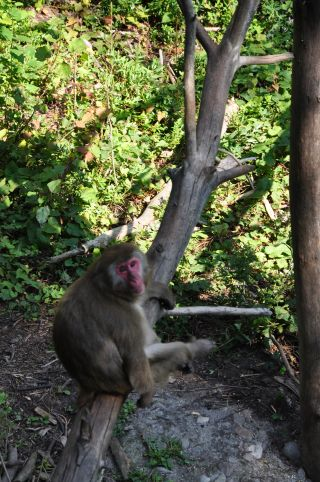
#> input picture dev_tools/opencv/practical_python_and_opencv/images/baboon1.jpg, 320 x 482 px
$ python mask.py --image images/baboon1.jpg
#> lines starting #> are read from the running program, lines starting #| are printed output that depends on the picture; after the words box and inside, x2 and y2 are one past the last pixel; in counts of white or black regions, pixels touching at a corner belong together
#!/usr/bin/env python
#coding=utf-8

'''
功能: 图像掩模 mask 计算
	提取感兴趣的图像内容(还可以使用crop).

Keep in mind:
	实际调用的还是 cv2.bitwise_and() 函数.
'''

import numpy as np
import argparse
import cv2
import os
import copy

ap = argparse.ArgumentParser()
ap.add_argument("-i", "--image", required=True,
	help = "Path to the image")

args = vars(ap.parse_args())

if os.path.exists(args["image"]):
	image = cv2.imread(args["image"])
#> image is the input picture: shape (482, 320, 3); mean B, G, R 65.5, 91.9, 86.2
	image_copy = copy.deepcopy(image)
	cv2.imshow("original", image)
	cv2.waitKey(0)


	(h, w) = image.shape[:2]
#> h = 482; w = 320
	mask = np.zeros((h, w), dtype = "uint8")

	# draw a white rectangle
	(c_x, c_y) = (w / 2, h / 2)
#> c_x = 160; c_y = 241
	cv2.rectangle(mask, (c_x - 75, c_y - 75), (c_x + 75, c_y + 75), 255, -1)
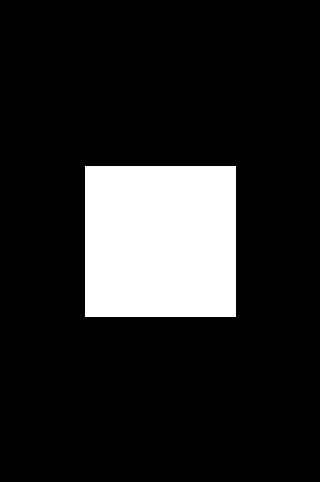
#> mask: shape (482, 320); 14.8% white; 1 white region, box (x1, y1, x2, y2) and area: (85, 166, 236, 317) 22801
	cv2.imshow("Mask", mask)
	cv2.waitKey(0)

	masked = cv2.bitwise_and(image, image, mask=mask)
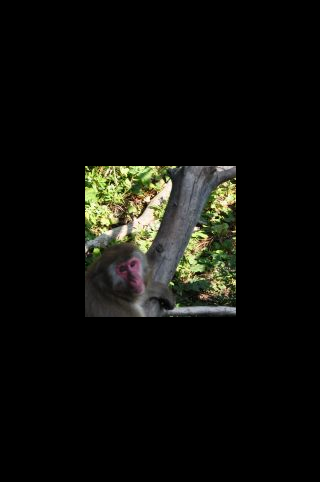
#> masked: shape (482, 320, 3); mean B, G, R 11.5, 15.4, 14.9
	cv2.imshow("Rectangle Masked", masked)
	cv2.waitKey(0)

	mask = np.zeros((h, w), dtype = "uint8")
	cv2.circle(mask, (c_x, c_y), 100, 255, -1)
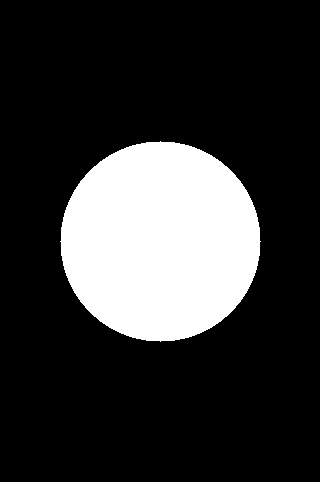
#> mask: shape (482, 320); 20.4% white; 1 white region, box (x1, y1, x2, y2) and area: (60, 141, 261, 342) 31417
	masked = cv2.bitwise_and(image_copy, image_copy, mask=mask)
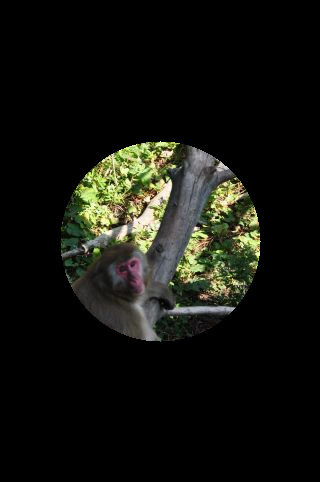
#> masked: shape (482, 320, 3); mean B, G, R 14.8, 20.4, 19.5
	cv2.imshow("Circle Masked", masked)
	cv2.waitKey(0)

$ run again, on dev_tools/opencv/practical_python_and_opencv/images/baboon3.jpg
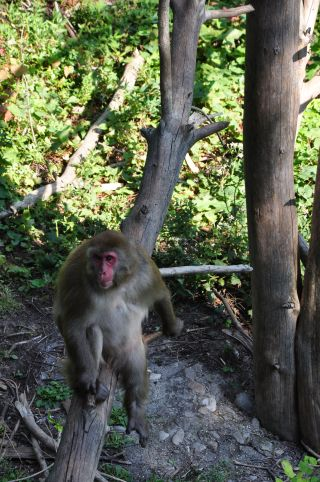
#> input picture dev_tools/opencv/practical_python_and_opencv/images/baboon3.jpg, 320 x 482 px
#> image is the input picture: shape (482, 320, 3); mean B, G, R 79, 98.7, 92.3
#> `masked = cv2.bitwise_and(image, image, mask=mask)`:
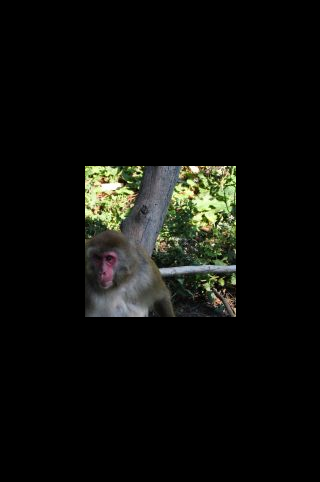
#> masked: shape (482, 320, 3); mean B, G, R 11.8, 15.1, 14.2
#> `masked = cv2.bitwise_and(image_copy, image_copy, mask=mask)`:
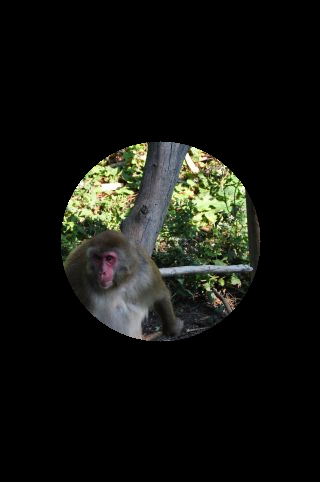
#> masked: shape (482, 320, 3); mean B, G, R 15.9, 20.2, 19

$ run again, on dev_tools/opencv/practical_python_and_opencv/images/baboon4.jpg
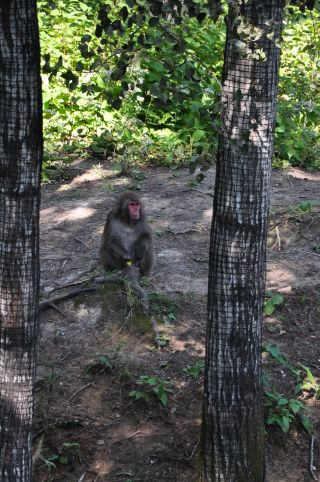
#> input picture dev_tools/opencv/practical_python_and_opencv/images/baboon4.jpg, 320 x 482 px
#> image is the input picture: shape (482, 320, 3); mean B, G, R 73.6, 85, 79.8
#> `masked = cv2.bitwise_and(image, image, mask=mask)`:
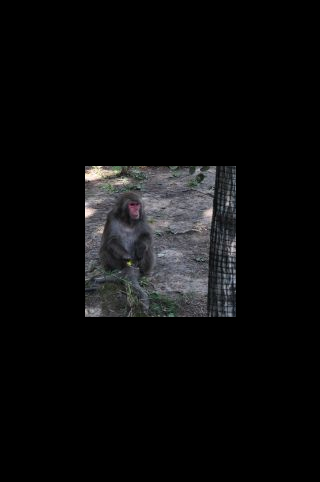
#> masked: shape (482, 320, 3); mean B, G, R 12.8, 12.3, 12.2
#> `masked = cv2.bitwise_and(image_copy, image_copy, mask=mask)`:
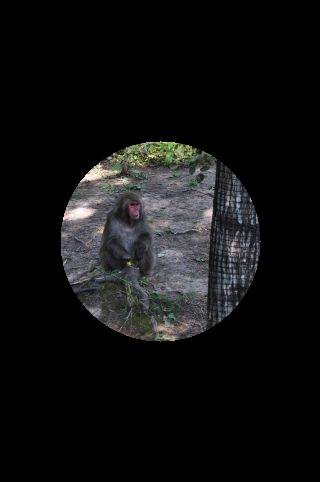
#> masked: shape (482, 320, 3); mean B, G, R 17.5, 17.4, 17.1
